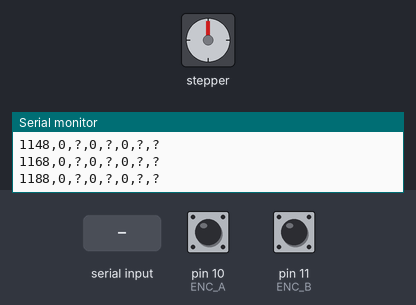
The sketch below on a simulated Arduino Uno, built with avr-gcc and run on an emulated ATmega328P. Parts: stepper motor, the last lines printed to the serial monitor. Inputs (shaded band) come from the test bench; at power-on: pin 10 (ENC_A) HIGH, pin 11 (ENC_B) HIGH. Stepper angles assume 1600 steps per turn.

Above: at 1.2 s.
1.3 s: "START\n" received over Serial
At 1.45 s:
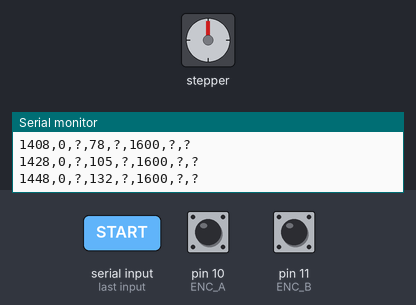
At 2.05 s:
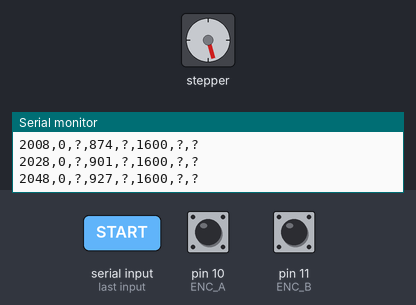
4.3 s: "STATUS\n" received over Serial
5.8 s: "ZERO\n" received over Serial
7.3 s: "STOP\n" received over Serial
8.8 s: "HALT\n" received over Serial
10.3 s: "STREAM \n" received over Serial
Timing chart, 0 to 12.8 s (numbered marks = the images above; inputs shaded):
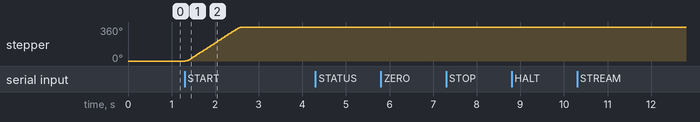

Measured:
- after the input at 1.3 s, stepper: turns 360° clockwise in 1.3 s, starting at once

The sketch:

manual_cart_control.ino
```cpp
#include <AccelStepper.h>
#include <math.h>
#include <stdlib.h>
#include <string.h>
#include <stdio.h>

// Manual serial-controlled cart/arm test firmware.
// DRV8825: STEP=9, DIR=7. Pendulum encoder A=10, B=11.
// Motor scale: 1600 commanded steps/rev. Encoder scale: 1200 counts/rev.
// Serial: 115200 baud, newline terminated commands. No re-upload to change settings.
// Commands: HELP, VEL <rpm>, ACCEL <rpm_per_second>, DIST <signed_steps>,
//           ZERO, START, STOP, HALT, STATUS, STREAM ON|OFF
// DIST is a relative move in motor steps. Configure values, then START.
// START begins a move; STOP decelerates to a stop; HALT cuts commanded motion now.
// This sketch provides commanded movement and measurements; it does not balance
// or automatically hold the pendulum upright.

const uint8_t STEP_PIN = 9;
const uint8_t DIR_PIN = 7;
const uint8_t ENC_A = 10;
const uint8_t ENC_B = 11;

const float MOTOR_STEPS_PER_REV = 1600.0f;
const float ENCODER_COUNTS_PER_REV = 1200.0f;
const float MAX_ALLOWED_RPM = 265.0f;
const float MAX_ALLOWED_ACCEL_RPM_S = 4250.0f;
const unsigned long SAMPLE_PERIOD_MS = 20; // 50 Hz telemetry; motor.run() remains frequent
const uint8_t SERIAL_LINE_MAX = 80;

AccelStepper motor(AccelStepper::DRIVER, STEP_PIN, DIR_PIN);
volatile long encoderCount = 0;
volatile uint8_t previousEncoderState = 0;

float requestedRPM = 60.0f;
float requestedAccelRPM_S = 500.0f;
long requestedDistanceSteps = 1600;
long angleZeroCount = 0;
bool motionActive = false;
bool streamEnabled = true;
unsigned long lastSampleMs = 0;
char inputLine[SERIAL_LINE_MAX];
uint8_t inputLength = 0;

void encoderISR() {
  uint8_t state = (digitalRead(ENC_A) << 1) | digitalRead(ENC_B);
  // Quadrature transition table. Invalid two-bit transitions contribute zero.
  static const int8_t change[16] = {
     0, 1,-1, 0,
    -1, 0, 0, 1,
     1, 0, 0,-1,
     0,-1, 1, 0
  };
  encoderCount += change[(previousEncoderState << 2) | state];
  previousEncoderState = state;
}

long readEncoderCount() {
  noInterrupts();
  long value = encoderCount;
  interrupts();
  return value;
}

float rpmToStepsPerSecond(float rpm) {
  return rpm * MOTOR_STEPS_PER_REV / 60.0f;
}

float rpmPerSecondToStepsPerSecondSquared(float rpmPerSecond) {
  return rpmPerSecond * MOTOR_STEPS_PER_REV / 60.0f;
}

void printHelp() {
  Serial.println(F("#COMMANDS: HELP | VEL rpm | ACCEL rpm_per_s | DIST signed_steps | ZERO | START | STOP | HALT | STATUS | STREAM ON|OFF"));
  Serial.println(F("#DIST is relative steps; set values, then START. STOP decelerates; HALT stops commanded pulses now."));
  Serial.println(F("#DATA,time_ms,encoder_count,angle_deg,cart_steps,cart_velocity_steps_s,target_steps,requested_rpm,requested_accel_rpm_s"));
}

void printStatus() {
  Serial.print(F("#STATUS,moving=")); Serial.print(motionActive ? 1 : 0);
  Serial.print(F(",rpm=")); Serial.print(requestedRPM, 2);
  Serial.print(F(",accel_rpm_s=")); Serial.print(requestedAccelRPM_S, 2);
  Serial.print(F(",distance_steps=")); Serial.print(requestedDistanceSteps);
  Serial.print(F(",cart_steps=")); Serial.print(motor.currentPosition());
  Serial.print(F(",remaining_steps=")); Serial.println(motor.distanceToGo());
}

void reportError(const __FlashStringHelper *message) {
  Serial.print(F("#ERROR,")); Serial.println(message);
}

void processCommand(char *line) {
  // Trim leading spaces and normalize command name only.
  while (*line == ' ' || *line == '\t') ++line;
  for (char *p = line; *p; ++p) if (*p >= 'a' && *p <= 'z') *p -= ('a' - 'A');
  if (!*line) return;

  if (!strcmp(line, "HELP")) { printHelp(); return; }
  if (!strcmp(line, "STATUS")) { printStatus(); return; }
  if (!strcmp(line, "ZERO")) {
    if (motionActive) { reportError(F("STOP_BEFORE_ZERO")); return; }
    motor.setCurrentPosition(0);
    angleZeroCount = readEncoderCount();
    Serial.println(F("#OK,ZEROED_CART_AND_ENCODER_REFERENCE"));
    return;
  }
  if (!strcmp(line, "START")) {
    if (motionActive) { reportError(F("ALREADY_MOVING")); return; }
    if (requestedDistanceSteps == 0) { reportError(F("DISTANCE_IS_ZERO")); return; }
    motor.setMaxSpeed(rpmToStepsPerSecond(requestedRPM));
    motor.setAcceleration(rpmPerSecondToStepsPerSecondSquared(requestedAccelRPM_S));
    motor.move(requestedDistanceSteps); // relative to current cart position
    motionActive = true;
    Serial.println(F("#EVENT,START"));
    return;
  }
  if (!strcmp(line, "STOP")) {
    if (motionActive) {
      motor.stop(); // controlled deceleration using current acceleration setting
      Serial.println(F("#EVENT,STOPPING"));
    } else Serial.println(F("#EVENT,ALREADY_STOPPED"));
    return;
  }
  if (!strcmp(line, "HALT")) {
    motor.setSpeed(0.0f);
    motor.moveTo(motor.currentPosition());
    motionActive = false;
    Serial.println(F("#EVENT,HALTED"));
    return;
  }
  if (!strncmp(line, "STREAM ", 7)) {
    const char *arg = line + 7;
    if (!strcmp(arg, "ON")) { streamEnabled = true; Serial.println(F("#OK,STREAM_ON")); }
    else if (!strcmp(arg, "OFF")) { streamEnabled = false; Serial.println(F("#OK,STREAM_OFF")); }
    else reportError(F("USE_STREAM_ON_OR_OFF"));
    return;
  }

  float f;
  long integer;
  char extra;
  if (sscanf(line, "VEL %f %c", &f, &extra) == 1) {
    if (!(f > 0.0f && f <= MAX_ALLOWED_RPM)) { reportError(F("VEL_RANGE_0_TO_265_RPM")); return; }
    requestedRPM = f;
    Serial.print(F("#OK,VEL,")); Serial.println(requestedRPM, 2);
    return;
  }
  if (sscanf(line, "ACCEL %f %c", &f, &extra) == 1) {
    if (!(f > 0.0f && f <= MAX_ALLOWED_ACCEL_RPM_S)) { reportError(F("ACCEL_RANGE_0_TO_4250_RPM_S")); return; }
    requestedAccelRPM_S = f;
    Serial.print(F("#OK,ACCEL,")); Serial.println(requestedAccelRPM_S, 2);
    return;
  }
  if (sscanf(line, "DIST %ld %c", &integer, &extra) == 1) {
    if (integer == 0) { reportError(F("DIST_MUST_NOT_BE_ZERO")); return; }
    requestedDistanceSteps = integer;
    Serial.print(F("#OK,DIST,")); Serial.println(requestedDistanceSteps);
    return;
  }
  reportError(F("UNKNOWN_COMMAND_SEND_HELP"));
}

void readSerialCommands() {
  // Read a few characters each pass; never wait for a complete line while stepping.
  for (uint8_t n = 0; n < 16 && Serial.available(); ++n) {
    char c = (char)Serial.read();
    if (c == '\r') continue;
    if (c == '\n') {
      inputLine[inputLength] = '\0';
      processCommand(inputLine);
      inputLength = 0;
    } else if (inputLength < SERIAL_LINE_MAX - 1) {
      inputLine[inputLength++] = c;
    } else {
      inputLength = 0;
      reportError(F("COMMAND_TOO_LONG"));
    }
  }
}

void emitTelemetry() {
  unsigned long now = millis();
  if (!streamEnabled || now - lastSampleMs < SAMPLE_PERIOD_MS) return;
  lastSampleMs = now;
  long counts = readEncoderCount();
  float angle = (counts - angleZeroCount) * (360.0f / ENCODER_COUNTS_PER_REV);
  char row[120];
  int length = snprintf(row, sizeof(row), "%lu,%ld,%.3f,%ld,%.2f,%ld,%.2f,%.2f\n",
      now, counts, angle, motor.currentPosition(), motor.speed(), motor.targetPosition(),
      requestedRPM, requestedAccelRPM_S);
  // If host isn't reading, drop this sample rather than blocking motor pulses.
  if (length > 0 && length < (int)sizeof(row) && Serial.availableForWrite() >= length)
    Serial.write((const uint8_t *)row, length);
}

void setup() {
  Serial.begin(115200);
  pinMode(ENC_A, INPUT_PULLUP);
  pinMode(ENC_B, INPUT_PULLUP);
  previousEncoderState = (digitalRead(ENC_A) << 1) | digitalRead(ENC_B);
  int irqA = digitalPinToInterrupt(ENC_A);
  int irqB = digitalPinToInterrupt(ENC_B);
  if (irqA != NOT_AN_INTERRUPT && irqB != NOT_AN_INTERRUPT) {
    attachInterrupt(irqA, encoderISR, CHANGE);
    attachInterrupt(irqB, encoderISR, CHANGE);
  }
  motor.setMaxSpeed(rpmToStepsPerSecond(requestedRPM));
  motor.setAcceleration(rpmPerSecondToStepsPerSecondSquared(requestedAccelRPM_S));
  Serial.println(F("#READY,MANUAL_CART_CONTROL,115200"));
  printHelp();
}

void loop() {
  readSerialCommands();
  if (motionActive) {
    motor.run();
    if (motor.distanceToGo() == 0) {
      motionActive = false;
      Serial.println(F("#EVENT,MOVE_COMPLETE"));
    }
  }
  emitTelemetry();
}
```
